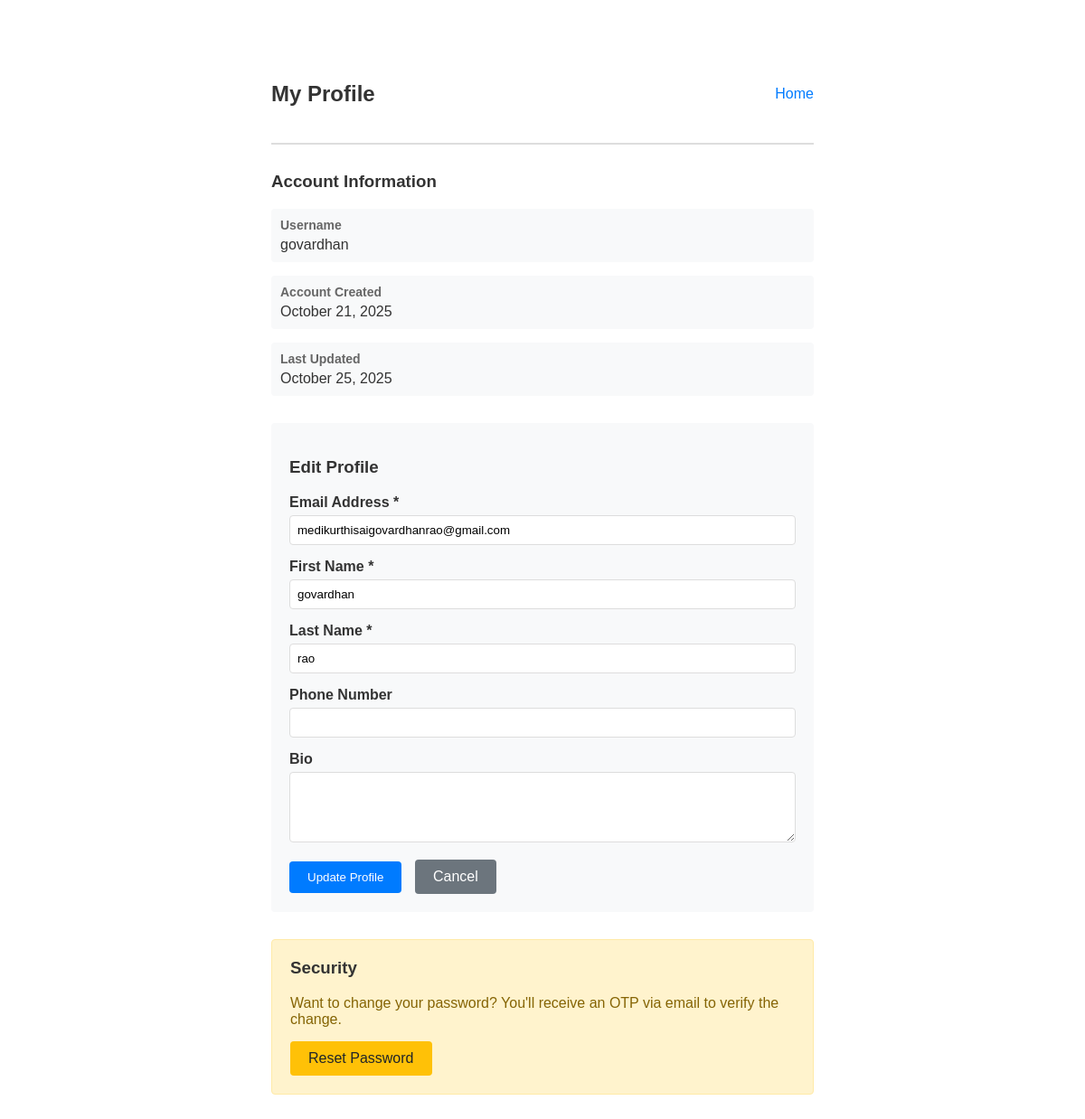
/profile/ (signed in), run on the app's committed database.
### account/models.py (models this page shows, shortened)
class CustomUser(AbstractUser):
    email = models.EmailField(unique=True)
    phone_number = models.CharField(max_length=15, blank=True, null=True)
    bio = models.TextField(max_length=500, blank=True, null=True)
    created_at = models.DateTimeField(auto_now_add=True)
    updated_at = models.DateTimeField(auto_now=True)
    email_verified = models.BooleanField(default=False)
    class Meta:
        verbose_name = 'User'
        verbose_name_plural = 'Users'

### account/views.py (the view)
# urls.py: path('profile/', profile, name='profile'),
@login_required
def profile(request):
    session_time_remaining = get_session_info(request)
    if request.method == 'POST':
        form = UserUpdateForm(request.POST, instance=request.user)
        if form.is_valid():
            form.save()
            messages.success(request, 'Profile updated successfully!')
            return redirect('account:profile')
        messages.error(request, 'Please correct the errors below.')
    else:
        form = UserUpdateForm(instance=request.user)
    return render(request, 'account/profile.html', {
        'form': form,
        'session_time_remaining': session_time_remaining
    })

### account/forms.py (shortened to what this page needs)
class UserUpdateForm(forms.ModelForm):
    class Meta:
        model = CustomUser
        fields = ['email', 'first_name', 'last_name', 'phone_number', 'bio']
        widgets = {
            'bio': forms.Textarea(attrs={'rows': 4}),
        }

### account/views.py (called while the page is built)
def get_session_info(request):
    try:
        expiry_age = request.session.get_expiry_age()
        return max(0, int(expiry_age))
    except:
        return settings.SESSION_COOKIE_AGE

### templates/account/profile.html (shortened to what this page needs)
<!DOCTYPE html>
<html lang="en">
<head>
</head>
<body>
    <div class="header">
        <h2>My Profile</h2>
        <div class="nav-links">
            <a href="{% url 'account:home' %}">Home</a>
        </div>
    </div>
    <div class="profile-section">
        <h3>Account Information</h3>
        <div class="info-item">
            <div class="info-label">Username</div>
            <div class="info-value">{{ user.username }}</div>
        </div>
        <div class="info-item">
            <div class="info-label">Account Created</div>
            <div class="info-value">{{ user.created_at|date:"F d, Y" }}</div>
        </div>
        <div class="info-item">
            <div class="info-label">Last Updated</div>
            <div class="info-value">{{ user.updated_at|date:"F d, Y" }}</div>
        </div>
    </div>
    <div class="edit-form">
        <h3>Edit Profile</h3>
        <form method="post">
            <div class="form-group">
                <label for="{{ form.email.id_for_label }}">Email Address *</label>
                {{ form.email }}
            </div>
            <div class="form-group">
                <label for="{{ form.first_name.id_for_label }}">First Name *</label>
                {{ form.first_name }}
            </div>
            <div class="form-group">
                <label for="{{ form.last_name.id_for_label }}">Last Name *</label>
                {{ form.last_name }}
            </div>
            <div class="form-group">
                <label for="{{ form.phone_number.id_for_label }}">Phone Number</label>
                {{ form.phone_number }}
            </div>
            <div class="form-group">
                <label for="{{ form.bio.id_for_label }}">Bio</label>
                {{ form.bio }}
            </div>
            <button type="submit" class="btn btn-primary">Update Profile</button>
            <a href="{% url 'account:home' %}" class="btn btn-secondary">Cancel</a>
        </form>
    </div>
    <div class="password-reset-section">
        <h3>Security</h3>
        <p>Want to change your password? You'll receive an OTP via email to verify the change.</p>
        <a href="{% url 'account:password_reset_request' %}" class="btn btn-warning">Reset Password</a>
    </div>
</body>
</html>

### templates/account/profile.html (style rules this page uses)
body { font-family: Arial, sans-serif; max-width: 600px; margin: 50px auto; padding: 20px; }
.header { display: flex; justify-content: space-between; align-items: center; margin-bottom: 30px; padding-bottom: 20px; border-bottom: 2px solid #ddd; }
.nav-links a { margin-left: 15px; text-decoration: none; color: #007bff; }
.profile-section { margin-bottom: 30px; }
.info-item { margin-bottom: 15px; padding: 10px; background-color: #f8f9fa; border-radius: 4px; }
.info-label { font-weight: bold; color: #666; font-size: 14px; }
.info-value { color: #333; margin-top: 5px; }
.edit-form { background-color: #f8f9fa; padding: 20px; border-radius: 4px; }
.form-group { margin-bottom: 15px; }
label { display: block; margin-bottom: 5px; font-weight: bold; color: #333; }
input[type="text"], input[type="email"], textarea { width: 100%; padding: 8px; border: 1px solid #ddd; border-radius: 4px; box-sizing: border-box; }
textarea { resize: vertical; }
.btn { padding: 10px 20px; border: none; border-radius: 4px; cursor: pointer; margin-right: 10px; }
.btn-primary { background-color: #007bff; color: white; }
.btn-secondary { background-color: #6c757d; color: white; text-decoration: none; display: inline-block; }
.btn-warning { background-color: #ffc107; color: #212529; text-decoration: none; display: inline-block; }
h2, h3 { color: #333; }
.password-reset-section { margin-top: 30px; padding: 20px; background-color: #fff3cd; border-radius: 4px; border: 1px solid #ffeaa7; }
.password-reset-section h3 { margin-top: 0; }
.password-reset-section p { color: #856404; margin-bottom: 15px; }

### data on the page
CustomUser: username "govardhan", created_at "October 21, 2025", updated_at "October 25, 2025", email "medikurthisaigovardhanrao@gmail.com", first_name "govardhan", last_name "rao"
